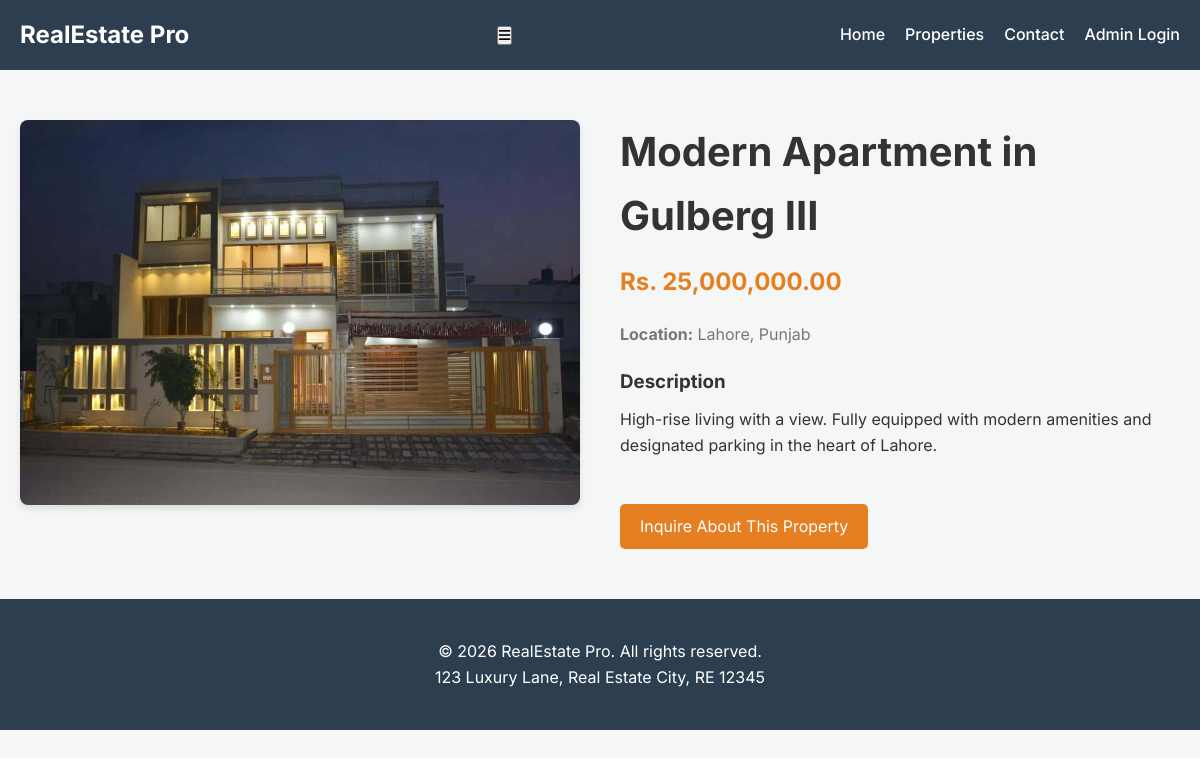
Screenshot of /property-detail.php?id=2 with the database file from the repository.
### tables this page shows
CREATE TABLE IF NOT EXISTS `properties` (
    `id` INT AUTO_INCREMENT PRIMARY KEY,
    `title` VARCHAR(100) NOT NULL,
    `location` VARCHAR(100) NOT NULL,
    `price` DECIMAL(10, 2) NOT NULL,
    `image` VARCHAR(255) NOT NULL,
    `description` TEXT NOT NULL,
    `status` ENUM('Available', 'Sold', 'Rent') DEFAULT 'Available',
    `created_at` TIMESTAMP DEFAULT CURRENT_TIMESTAMP
);

### property-detail.php (the view, shortened to what this page needs)
<?php
include 'includes/header.php';
$id = $_GET['id'];
$stmt = $conn->prepare("SELECT * FROM properties WHERE id = ?");
$stmt->bind_param("i", $id);
$stmt->execute();
$result = $stmt->get_result();
if ($result->num_rows === 0) {
    echo "<div class='container'><p style='margin: 50px 0; text-align: center;'>Property not found.</p></div>";
} else {
    $row = $result->fetch_assoc();
    ?>
    <main class="container" style="margin-top: 50px;">
        <div style="display: flex; flex-wrap: wrap; gap: 40px; margin-bottom: 50px;">
            <div style="flex: 1; min-width: 300px;">
                <img src="assets/images/<?php echo $row['image']; ?>" alt="<?php echo $row['title']; ?>"
                    style="width: 100%; border-radius: 8px; box-shadow: var(--shadow);"
                    onerror="this.src='https://via.placeholder.com/800x600?text=Property+Image'">
            </div>
            <div style="flex: 1; min-width: 300px;">
                <h1 style="font-size: 2.5rem; margin-bottom: 15px;"><?php echo $row['title']; ?></h1>
                <div class="price"
                    style="color: var(--accent-color); font-size: 1.5rem; font-weight: bold; margin-bottom: 20px;">
                    Rs. <?php echo number_format($row['price'], 2); ?>
                </div>
                <p style="color: #777; margin-bottom: 20px;"><strong>Location:</strong> <?php echo $row['location']; ?></p>
                <div style="margin-bottom: 30px;">
                    <h3 style="margin-bottom: 10px;">Description</h3>
                    <p><?php echo nl2br($row['description']); ?></p>
                </div>
                <a href="contact.php?property=<?php echo urlencode($row['title']); ?>" class="btn">Inquire About This
                    Property</a>
            </div>
        </div>
    </main>
    <?php
}
include 'includes/footer.php';
?>

### assets/css/style.css (style rules this page uses)
:root { --primary-color: #2c3e50; --accent-color: #e67e22; --text-color: #333; --light-bg: #f4f7f6; --white: #ffffff; --shadow: 0 4px 6px rgba(0, 0, 0, 0.1); --transition: all 0.3s ease; }
* { margin: 0; padding: 0; box-sizing: border-box; }
body { font-family: 'Inter', sans-serif; line-height: 1.6; color: var(--text-color); background-color: var(--light-bg); }
.container { max-width: 1200px; margin: 0 auto; padding: 0 20px; }
.btn { display: inline-block; padding: 10px 20px; background: var(--accent-color); color: var(--white); text-decoration: none; border-radius: 5px; margin-top: 15px; transition: var(--transition); }

### rows the page displays
properties: image (picture), title "Modern Apartment in Gulberg III", price "25,000,000.00", location "Lahore, Punjab", description "High-rise living with a view. Fully equipped with modern amenities and designated parking in the heart of Lahore."
